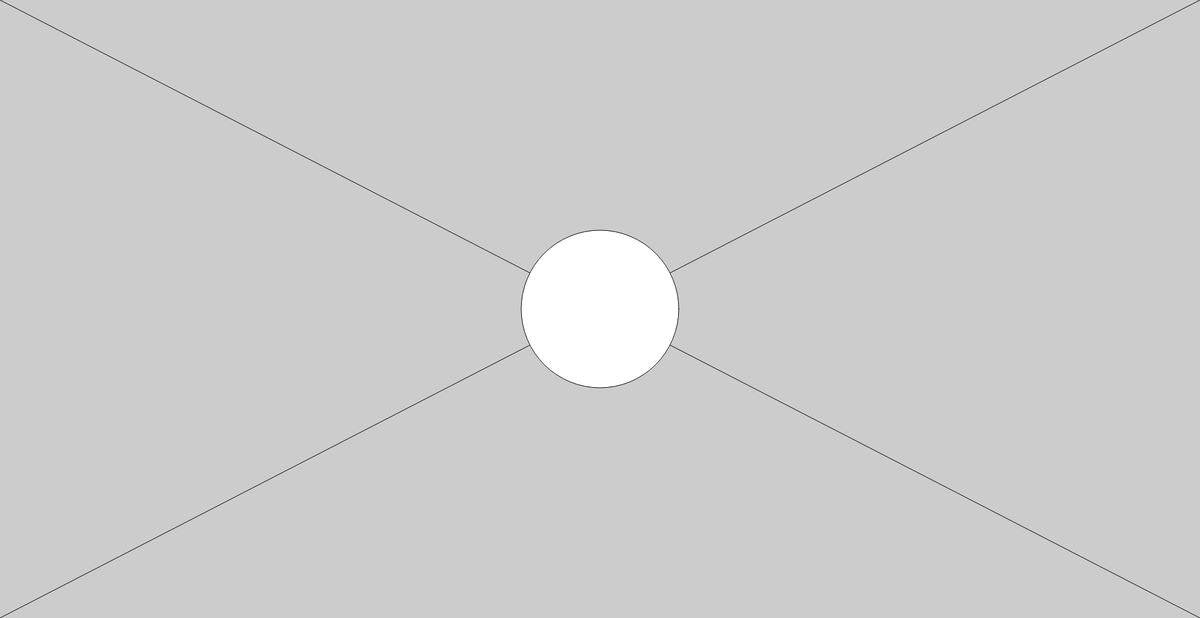
Frame 1 (no input)
Frame 60 (no input): identical to frame 1, image omitted
Frame 120 (the mouse pressed at the canvas centre since frame 60): identical to frame 1, image omitted

The p5.js sketch that drew this single still picture (run headless with seeded random() and noise() and a simulated clock; from frame 60 on, the mouse is pressed at the canvas centre):

// p5.js sketch
// ── sketch.js
//  Variables:

function setup() {
    createCanvas(1980, 1020);
}

function draw() {
    background(204);
    line(0, 0, width, height);
    line(width, 0, 0, height);
    ellipse(width / 2, height / 2, 260, 260); //left










}
